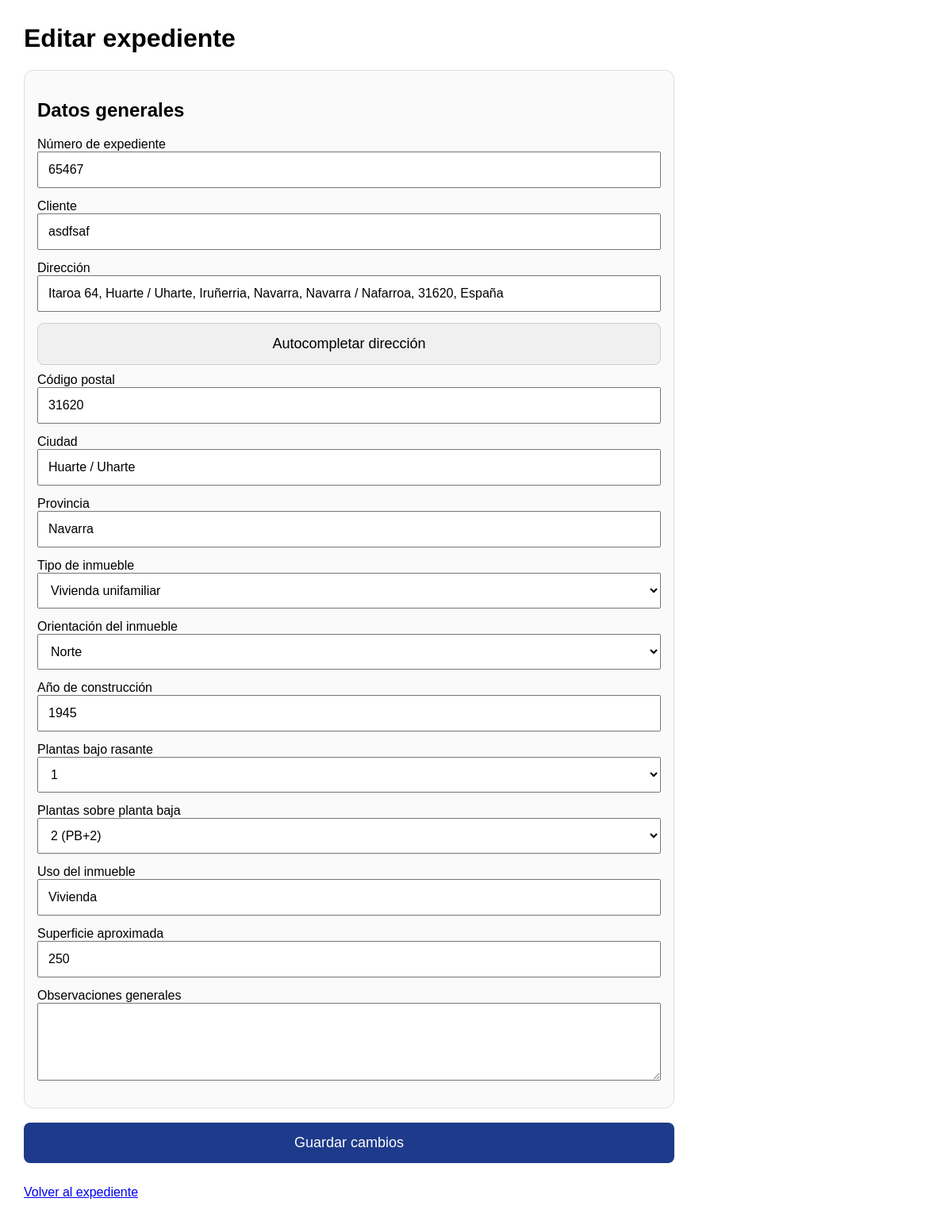
Screenshot of /editar-expediente/2 with the database file from the repository.
### tables this page shows
CREATE TABLE expedientes (
            id INTEGER PRIMARY KEY AUTOINCREMENT,
            numero_expediente TEXT NOT NULL,
            cliente TEXT NOT NULL,
            direccion TEXT NOT NULL,
            tipo_inmueble TEXT,
            orientacion_inmueble TEXT,
            anio_construccion TEXT,
            plantas_bajo_rasante TEXT,
            plantas_sobre_baja TEXT,
            uso_inmueble TEXT,
            superficie TEXT,
            observaciones_generales TEXT,

            -- datos específicos si es piso
            planta_unidad TEXT,
            puerta_unidad TEXT,
            superficie_unidad TEXT,
            dormitorios_unidad TEXT,
            banos_unidad TEXT,
            observaciones_bloque TEXT,
            observaciones_unidad TEXT,

            -- reforma
            reformado TEXT,
            fecha_reforma TEXT,
            observaciones_reforma TEXT
        , codigo_postal TEXT, ciudad TEXT, provincia TEXT);

### app/routers/expedientes.py (the view)
@router.get("/editar-expediente/{expediente_id}", response_class=HTMLResponse)
def editar_expediente(request: Request, expediente_id: int):
    conn = get_connection()
    cur = conn.cursor()
    expediente = cur.execute(
        """
        SELECT *
        FROM expedientes
        WHERE id = ?
        """,
        (expediente_id,),
    ).fetchone()
    conn.close()
    if not expediente:
        return HTMLResponse("<h1>Expediente no encontrado</h1>", status_code=404)
    return request.app.state.templates.TemplateResponse(
        "editar_expediente.html",
        {"request": request, "expediente": expediente},
    )

### templates/editar_expediente.html (shortened to what this page needs)
<!DOCTYPE html>
<html lang="es">
<head>
</head>
<body>
    <h1>Editar expediente</h1>
    <form method="post" action="/actualizar-expediente/{{ expediente.id }}">
        <div class="card">
            <h2>Datos generales</h2>
            <label>Número de expediente</label>
            <input name="numero_expediente" value="{{ expediente.numero_expediente }}" required>
            <label>Cliente</label>
            <input name="cliente" value="{{ expediente.cliente }}" required>
            <label>Dirección</label>
            <div class="contenedor-direccion">
                <input name="direccion" id="direccion" value="{{ expediente.direccion }}" autocomplete="off" required>
            </div>
            <button type="button" class="boton-secundario" onclick="autocompletarDireccion()">
                Autocompletar dirección
            </button>
            <label>Código postal</label>
            <input name="codigo_postal" id="codigo_postal" value="{{ expediente.codigo_postal or '' }}">
            <label>Ciudad</label>
            <input name="ciudad" id="ciudad" value="{{ expediente.ciudad or '' }}">
            <label>Provincia</label>
            <input name="provincia" id="provincia" value="{{ expediente.provincia or '' }}">
            <label>Tipo de inmueble</label>
            <select name="tipo_inmueble" id="tipo_inmueble" onchange="actualizarVisibilidadPiso()">
                <option value="Vivienda unifamiliar" {% if expediente.tipo_inmueble=="Vivienda unifamiliar" %}selected{%
                    endif %}>Vivienda unifamiliar</option>
            </select>
            <label>Orientación del inmueble</label>
            <select name="orientacion_inmueble">
                {% for opcion in
                ["Norte","Sur","Este","Oeste","Noreste","Noroeste","Sureste","Suroeste","Norte-Sur","Este-Oeste","Varias
                orientaciones"] %}
                <option value="{{ opcion }}" {% if expediente.orientacion_inmueble==opcion %}selected{% endif %}>{{
                    opcion }}</option>
                {% endfor %}
            </select>
            <label>Año de construcción</label>
            <input name="anio_construccion" value="{{ expediente.anio_construccion or '' }}">
            <label>Plantas bajo rasante</label>
            <select name="plantas_bajo_rasante">
                {% for n in range(0,5) %}
                <option value="{{ n }}" {% if expediente.plantas_bajo_rasante==n|string %}selected{% endif %}>{{ n }}
                </option>
                {% endfor %}
            </select>
            <label>Plantas sobre planta baja</label>
            <select name="plantas_sobre_baja">
                {% for n in range(0,11) %}
                <option value="{{ n }}" {% if expediente.plantas_sobre_baja==n|string %}selected{% endif %}>
                    {% if n == 0 %}0 (solo PB){% else %}{{ n }} (PB+{{ n }}){% endif %}
                </option>
                {% endfor %}
            </select>
            <label>Uso del inmueble</label>
            <input name="uso_inmueble" value="{{ expediente.uso_inmueble or '' }}">
            <label>Superficie aproximada</label>
            <input name="superficie" value="{{ expediente.superficie or '' }}">
            <label>Observaciones generales</label>
            <textarea name="observaciones_generales" rows="4">{{ expediente.observaciones_generales or '' }}</textarea>
        </div>
        <button type="submit">Guardar cambios</button>
    </form>
    <br>
    <a href="/detalle-expediente/{{ expediente.id }}">Volver al expediente</a>
</body>
</html>

### templates/editar_expediente.html (style rules this page uses)
body { font-family: Arial, sans-serif; margin: 30px; max-width: 820px; }
input, textarea, select { width: 100%; padding: 12px; margin-bottom: 14px; font-size: 16px; box-sizing: border-box; }
button { padding: 15px; font-size: 18px; width: 100%; background: #1e3a8a; color: white; border: none; border-radius: 8px; margin-bottom: 10px; cursor: pointer; }
.boton-secundario { background: #f0f0f0; color: black; border: 1px solid #ccc; }
.card { border: 1px solid #ddd; border-radius: 12px; padding: 16px; margin-bottom: 18px; background: #fafafa; }
.contenedor-direccion { position: relative; }

### rows the page displays
expedientes: numero_expediente "65467", cliente "asdfsaf", direccion "Itaroa 64, Huarte / Uharte, Iruñerria, Navarra, Navarra / Nafarroa, 31620, España", codigo_postal "31620", ciudad "Huarte / Uharte", provincia "Navarra", tipo_inmueble "Vivienda unifamiliar", orientacion_inmueble "Norte", anio_construccion "1945", plantas_bajo_rasante "1", plantas_sobre_baja "2 (PB+2)", uso_inmueble "Vivienda", superficie "250"
